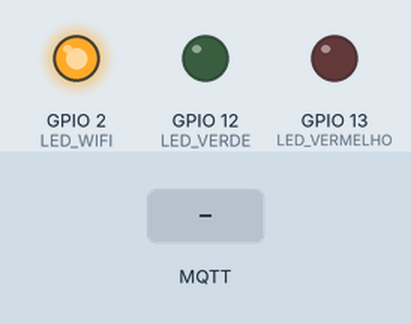
Bench run of a program on a simulated ESP32. Shown: output pins drawn as LEDs (lit = HIGH). Inputs (shaded band) come from the test bench. WiFi joins after 1.5 s; servers stay silent unless stated; random numbers use the default seed unless the program sets one; no MQTT or app messages arrive unless stated; what the program prints to the serial monitor is not drawn.

Above: at 1.2 s.
1.3 s: MQTT message "LIBERAR" arrives on the first subscribed topic
At 2.5 s:
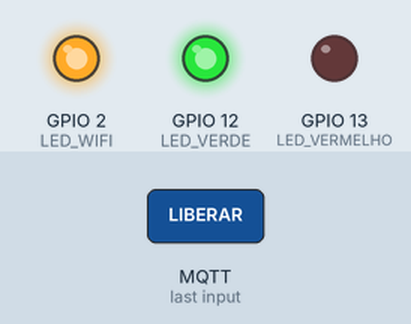
7.5 s: MQTT message "NEGADO" arrives on the first subscribed topic
At 8.3 s:
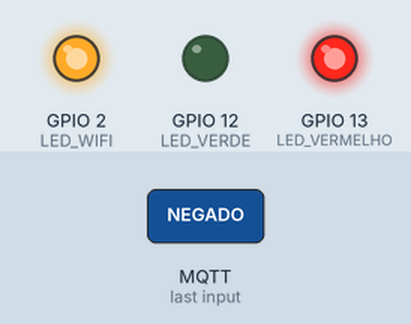
Timing chart, 0 to 14.0 s (numbered marks = the images above; inputs shaded):
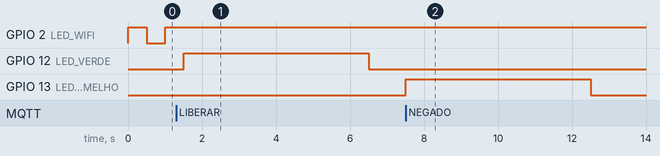

The program:

main.cpp
```cpp
#include <WiFi.h>
#include <PubSubClient.h>

// Configuração do WiFi
const char* ssid = "Ramon MPM";
const char* password = "ramon1234";

// Configuração do MQTT
const char* mqtt_server = "broker.hivemq.com";
const int mqtt_port = 1883;
const char* mqtt_topic = "catraca/acesso";

// Definição dos pinos
#define LED_WIFI      2    // LED embutido no ESP32 (indica conexão WiFi)
#define LED_VERDE    12    // LED verde para liberação da catraca
#define LED_VERMELHO 13    // LED vermelho para negação

WiFiClient espClient;
PubSubClient client(espClient);

// Variável global para armazenar comando MQTT
String comandoMQTT = "";
bool mqttWasConnected = false;  // Flag para monitorar se estava conectado

// Prototipação das funções
void taskWiFi(void *pvParameters);
void taskMQTT(void *pvParameters);
void taskAcesso(void *pvParameters);
void callback(char* topic, byte* payload, unsigned int length);

void setup() {
  Serial.begin(115200);

  // Configuração dos pinos
  pinMode(LED_WIFI, OUTPUT);
  pinMode(LED_VERDE, OUTPUT);
  pinMode(LED_VERMELHO, OUTPUT);

  // Inicializar WiFi e MQTT
  WiFi.begin(ssid, password);
  client.setServer(mqtt_server, mqtt_port);
  client.setCallback(callback);

  // Criar tarefas FreeRTOS
  xTaskCreatePinnedToCore(taskWiFi, "TaskWiFi", 4096, NULL, 1, NULL, 0);
  xTaskCreatePinnedToCore(taskMQTT, "TaskMQTT", 4096, NULL, 2, NULL, 1);
  xTaskCreatePinnedToCore(taskAcesso, "TaskAcesso", 2048, NULL, 1, NULL, 1);
}

// 🔹 Tarefa para manter a conexão WiFi ativa
void taskWiFi(void *pvParameters) {
  while (true) {
    if (WiFi.status() != WL_CONNECTED) {
      Serial.println("Reconectando ao WiFi...");
      WiFi.disconnect();
      WiFi.begin(ssid, password);

      // Enquanto não conectar, pisca o LED_WIFI a cada 500ms
      while (WiFi.status() != WL_CONNECTED) {
        digitalWrite(LED_WIFI, !digitalRead(LED_WIFI));
        vTaskDelay(500 / portTICK_PERIOD_MS);
        Serial.print(".");
      }
      Serial.println("\nWiFi Reconectado!");
      digitalWrite(LED_WIFI, HIGH);
      Serial.print("IP Local: ");
      Serial.println(WiFi.localIP());
    }
    vTaskDelay(5000 / portTICK_PERIOD_MS);
  }
}

// 🔹 Tarefa para manter a conexão MQTT ativa e processar mensagens
void taskMQTT(void *pvParameters) {
  while (true) {
    if (!client.connected()) {
      // Se estava conectado e a conexão caiu, exibe aviso
      if (mqttWasConnected) {
        Serial.println("⚠️ MQTT connection lost!");
        mqttWasConnected = false;
      }

      // Gera um clientID único
      String clientId = "ESP32_Client_" + String(random(0xffff), HEX);
      Serial.print("Conectando ao MQTT com ID: ");
      Serial.println(clientId);

      // Tenta conectar sem parâmetros extras
      if (client.connect(clientId.c_str())) {
        Serial.println("Conectado!");
        mqttWasConnected = true;
        client.subscribe(mqtt_topic);
      } else {
        Serial.print("Falha, rc=");
        Serial.print(client.state());
        Serial.println(" Tentando novamente em 5s...");
        vTaskDelay(5000 / portTICK_PERIOD_MS);
        continue; // Tenta novamente
      }
    }
    client.loop();  // Processa as mensagens MQTT
    vTaskDelay(10 / portTICK_PERIOD_MS);
  }
}

// 🔹 Callback do MQTT (executa quando mensagem é recebida)
void callback(char* topic, byte* payload, unsigned int length) {
  Serial.print("Mensagem recebida: ");
  comandoMQTT = "";  // Reseta o comando
  for (int i = 0; i < length; i++) {
    comandoMQTT += (char)payload[i];
  }
  Serial.println(comandoMQTT);
}

// 🔹 Tarefa para processar comandos MQTT (liberar ou negar acesso)
void taskAcesso(void *pvParameters) {
  while (true) {
    if (comandoMQTT == "LIBERAR") {
      Serial.println("🔓 Catraca Liberada!");
      digitalWrite(LED_VERDE, HIGH);
      digitalWrite(LED_VERMELHO, LOW);
      vTaskDelay(5000 / portTICK_PERIOD_MS); // Mantém o relé ativado por 5 segundos
      digitalWrite(LED_VERDE, LOW);
      Serial.println("🔒 Catraca Fechada!");
    } else if (comandoMQTT == "NEGADO") {
      Serial.println("❌ Acesso Negado!");
      digitalWrite(LED_VERMELHO, HIGH);
      vTaskDelay(5000 / portTICK_PERIOD_MS);
      digitalWrite(LED_VERMELHO, LOW);
    }
    comandoMQTT = "";  // Reseta o comando após processamento
    vTaskDelay(500 / portTICK_PERIOD_MS);
  }
}

void loop() {
  // Não é utilizado, pois o processamento ocorre nas tarefas do FreeRTOS
  vTaskDelete(NULL);
}
```

Measured:
- after the input at 1.3 s, GPIO 12 (LED_VERDE): LOW → HIGH after 0.20 s, → LOW 5.0 s later
- after the input at 7.5 s, GPIO 13 (LED_VERMELHO): LOW → HIGH at once, → LOW 5.0 s later
